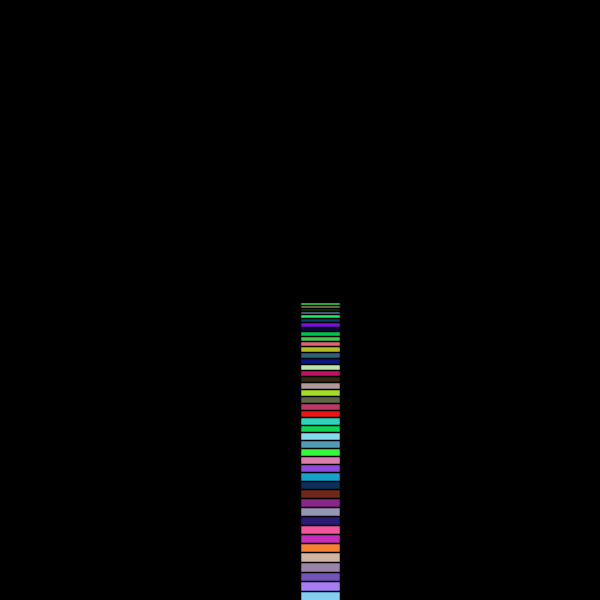
Frame 1 (no input)
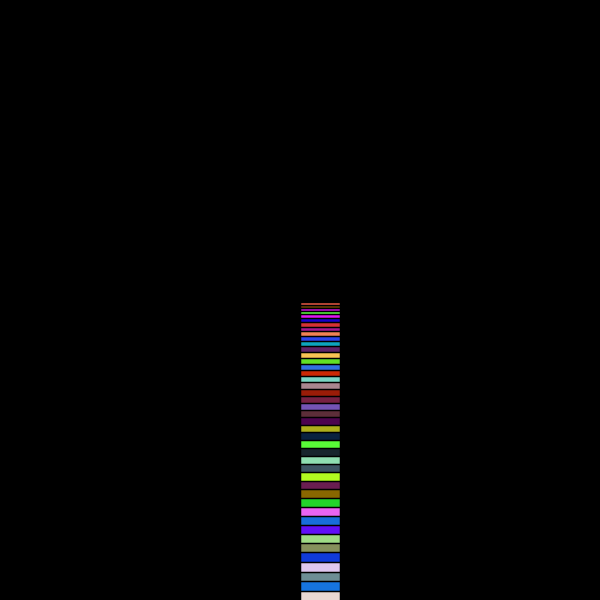
Frame 60 (the mouse pressed at the canvas centre just before this capture)
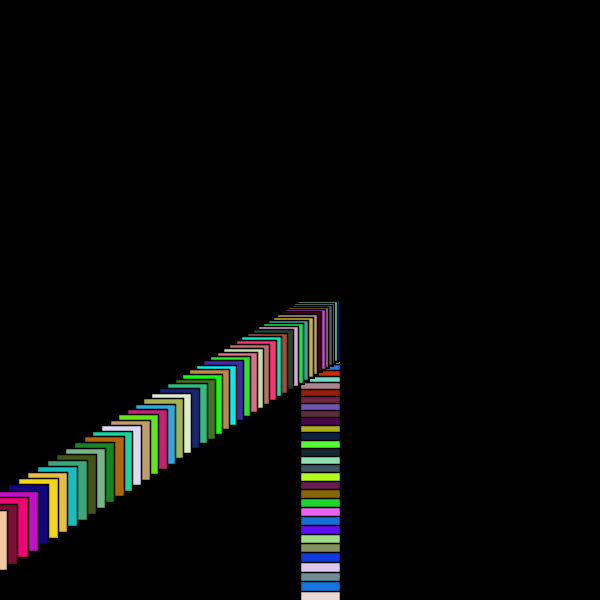
Frame 120 (the mouse held since frame 60 and released just before this capture)

The Processing sketch that drew these frames (run headless with seeded random() and noise(); from frame 60 on, the mouse is pressed at the canvas centre):

// Processing sketch: processing_96111
// ── processing_96111.pde

int a=50;
float b=5;
float c=12;
float d=14;
float x,y,e,f;

void setup(){
  size(600, 600);
  background(0);
  stroke(0);
  strokeWeight(1.5);
}
 
void draw(){
  translate(width/2,height/2);
  b=map(mouseX,0,width,0,HALF_PI);
  c=map(mouseY,0,height,0,10*d);
  for (int i=1;i<=a;i++)
  {
    f=c*b;
    e=i*sqrt(i);
    x=e*sin(f);
    y=e*cos(c);
    fill(random(0,255),random(0,255),random(0,255));
    rect(x,y,40,60);
  }
}
